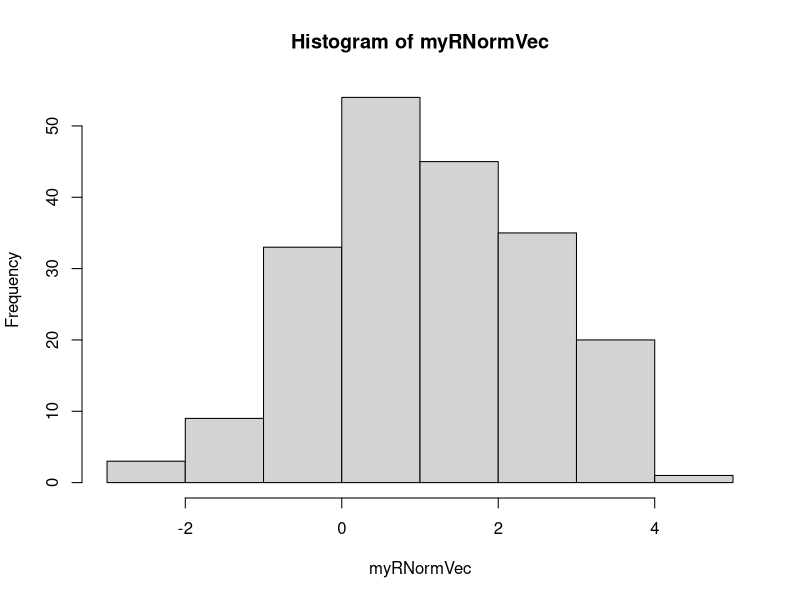
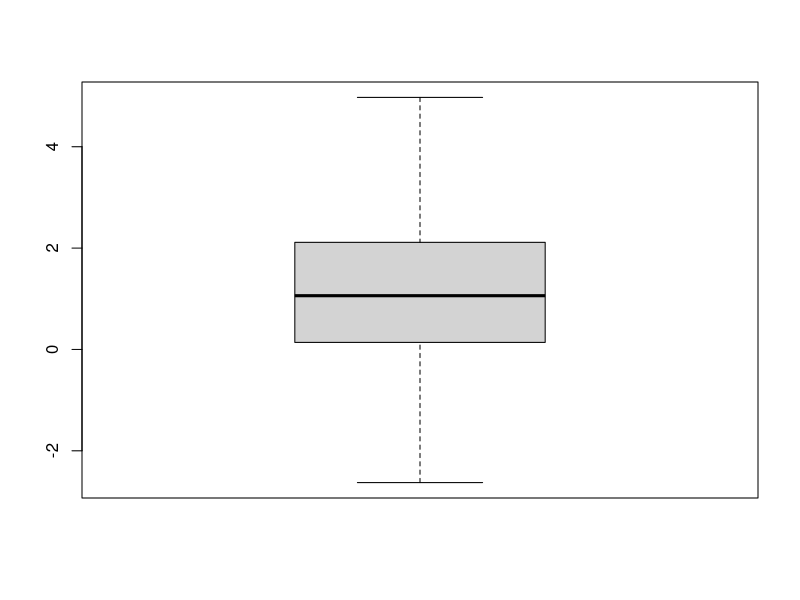
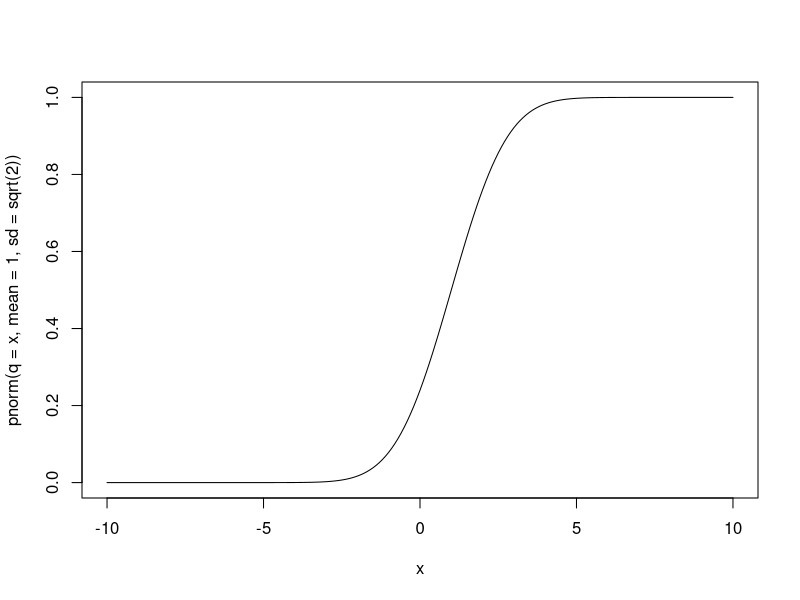
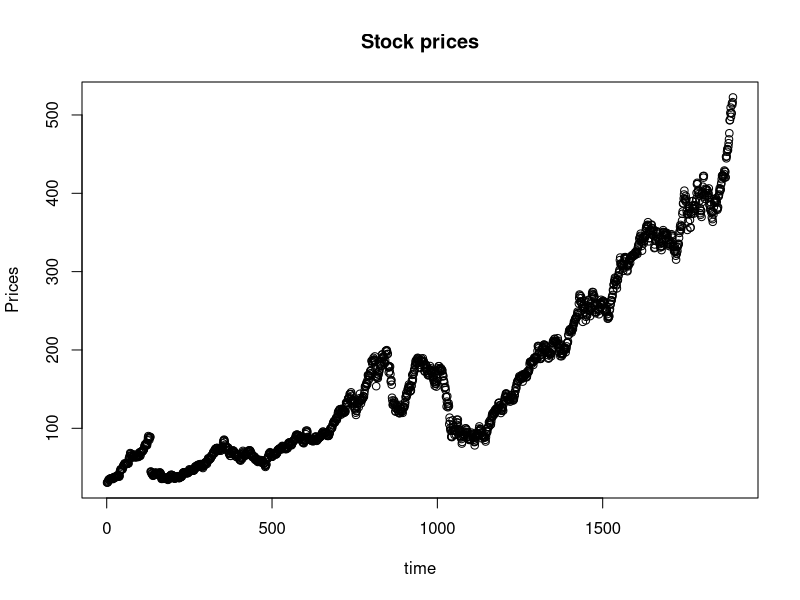
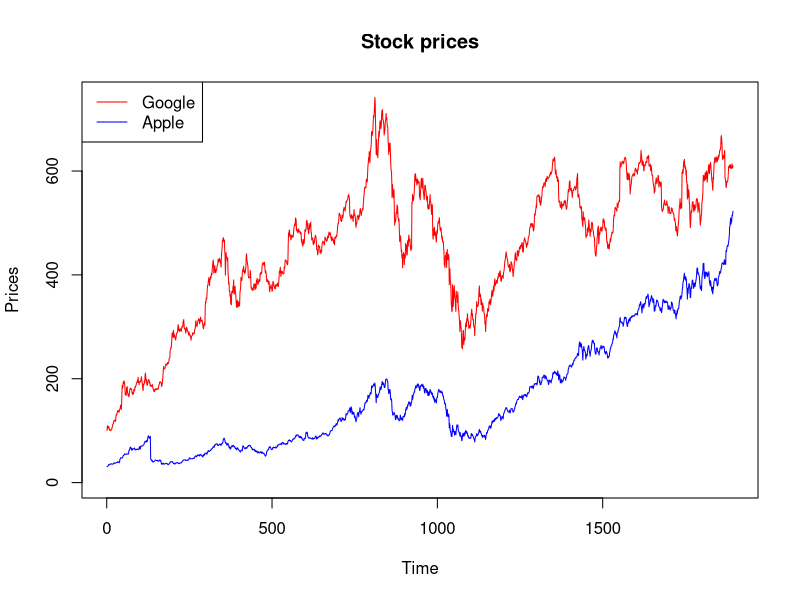
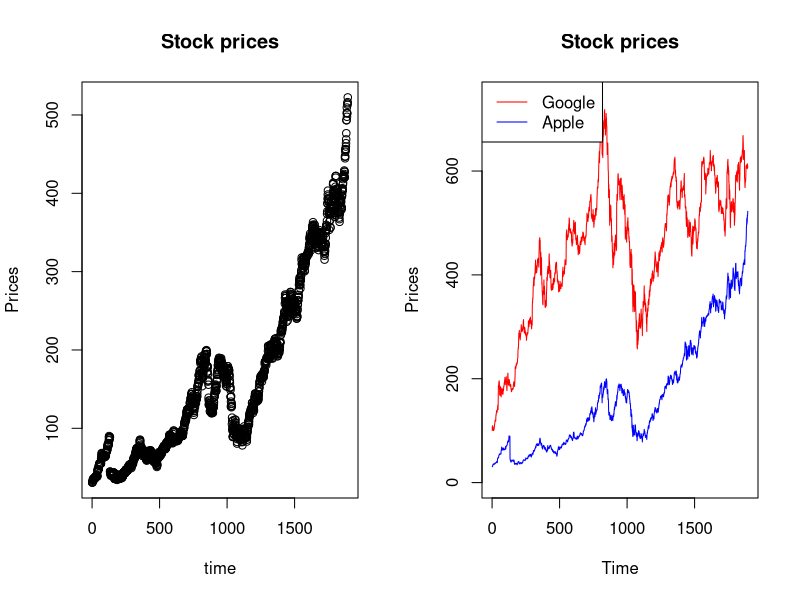
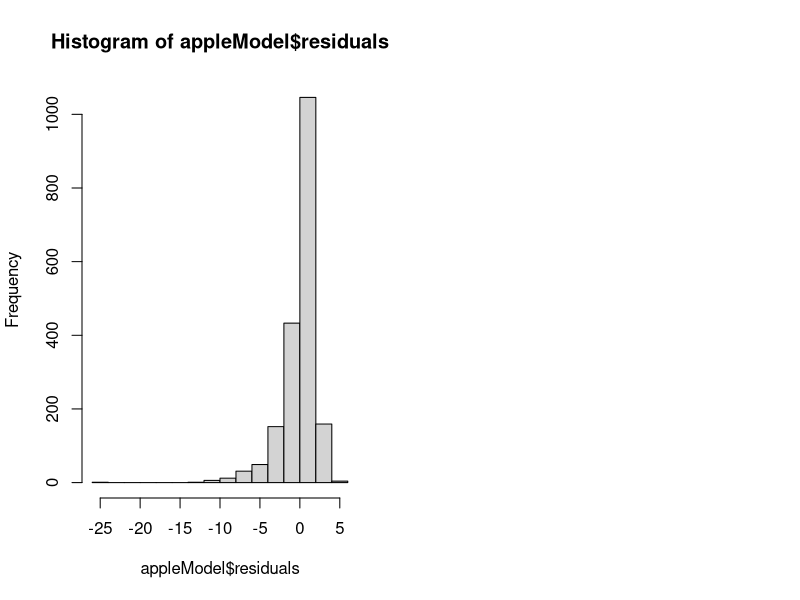
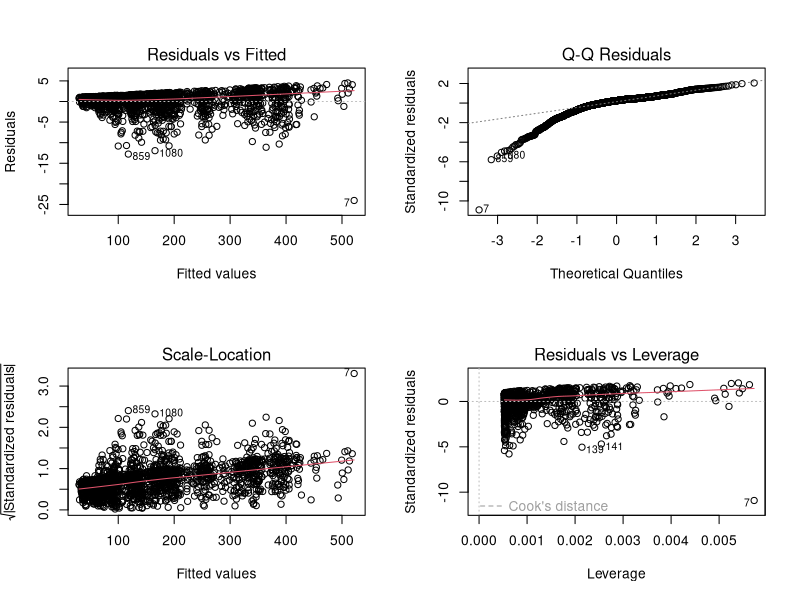

The R source for these figures, in order:
###----------------------------------------------------------------------------
### Question 1
###----------------------------------------------------------------------------
runif(30, min = 1, max = 10) #1.1

myRNormVec <- rnorm(200, mean = 1, sd = sqrt(2)) #1.2

hist(myRNormVec) #1.3
boxplot(myRNormVec)

rpois(30, lambda = 3) #1.4

rt(30, df = 5) + 1 #1.5. Note that the ncp parameter is NOT the mean, but for this distributions (and many others) we can just add the mean to the vector. This has the effect of shifting the density one unit to the right, which makes the mean equal to one.

sample(1:10, 5) #1.6

friends <- c("Feng", "Karl", "Mattias", "Bertil") # 1.7

# The simple version:
sample(friends, size = 2, replace = TRUE)

# The fancy version ...
matrix(sample(friends, size = 2, replace = TRUE),
           dimnames=list(c("Job1", "Job2"), "who"))


set.seed(1234) #1.8
myRNormVec1 <- rnorm(200, mean = 1, sd = sqrt(2))
set.seed(1234)
myRNormVec2 <- rnorm(200, mean = 1, sd = sqrt(2))
all.equal(myRNormVec1, myRNormVec2) # they are the same.

###----------------------------------------------------------------------------
### Question 2
###----------------------------------------------------------------------------
x <- 2

dnorm(x = x, mean = 1, sd = sqrt(2)) # 2.1

pnorm(q = x, mean = 1, sd = sqrt(2)) # 2.2

x <- seq(-10, 10, 0.1) # 2.3
plot(x, pnorm(q = x, mean = 1, sd = sqrt(2)), type = "l")

dev.copy2pdf(file="NormCDFCurve.pdf") #2.4

qnorm(0.95, mean = 1, sd = sqrt(2)) # 2.5

###----------------------------------------------------------------------------
### Question 3
###----------------------------------------------------------------------------

Apple <- read.csv("Apple.csv", sep = ";") # 3.1
appleHigh <- Apple[, "High"] # Alternative: appleHigh <- Apple[, 2]. Note that appleHigh <- Apple["High"] or appleHigh <- Apple[2] does not work 					since Apple[2] is a list.

applemu <- mean(appleHigh) # 3.2
applesd <- sd(appleHigh) # same as sum((x-mean(x))^2)/(n-1)

t.test(appleHigh, mu = applemu) # 3.3

###----------------------------------------------------------------------------
### Question 4
###----------------------------------------------------------------------------
Google <- read.csv("Google.csv", sep = ";")

appleClose <- Apple[, "Close"] # 4.1
googleClose <- Google[, "Close"]
time <- length(appleClose):1 

# 4.2
plot(time, appleClose, xlab = "time", ylab = "Prices", main = "Stock prices")

# 4.3
plot(time, appleClose, type = "l", col = "blue",
     xlab = "Time",  ylab = "Prices", main = "Stock prices",
     ylim = c(0, max(appleClose, googleClose)))

# 4.4
points(time, googleClose, type = "l", col = "red")

# 4.5
legend("topleft", lty = c("solid", "solid"), col = c("red", "blue"),
       legend = c("Google", "Apple"))

# 4.6
savePlot(filename = "Apple-Google-Close.png")

# 4.7
par(mfrow = c(1, 2))

#######
# redo4.2
plot(time, appleClose, xlab = "time", ylab = "Prices", main = "Stock prices")

# redo4.3
plot(time, appleClose, type = "l", col = "blue",
     xlab = "Time",  ylab = "Prices", main = "Stock prices",
     ylim = c(0, max(appleClose, googleClose)))

# redo4.4
points(time, googleClose, type = "l", col = "red")

# redo4.5
legend("topleft", lty = c("solid", "solid"), col = c("red", "blue"),
       legend = c("Google", "Apple"))




###----------------------------------------------------------------------------
### Question 5
###----------------------------------------------------------------------------
# 5.1
appleModel <- lm(appleClose ~ appleHigh)

# 5.2
appleModel           
summary(appleModel)
hist(appleModel$residuals)
par(mfrow=c(2,2))
plot(appleModel)

# 5.3
appleOpen <- Apple$Open
appleModel2 <- lm(appleClose ~ appleHigh + appleOpen)

# 5.4
summary(appleModel2)
hist(appleModel2$residuals)
plot(appleModel2)

# 5.5
appleModel2 <- lm(appleClose ~ appleHigh + appleOpen, subset=1:100)

# 5.6
appleLow <- Apple$Low
minModel <- lm(appleClose ~ 1)
fwdModel <- step(minModel, direction="forward",
                 scope=(~ appleHigh+appleOpen+appleLow))
summary(fwdModel)

#5.7
fullModel <- lm(appleClose ~ appleHigh+appleOpen+appleLow)
reducedModel <- step(fullModel, direction="backward")
summary(reducedModel)
